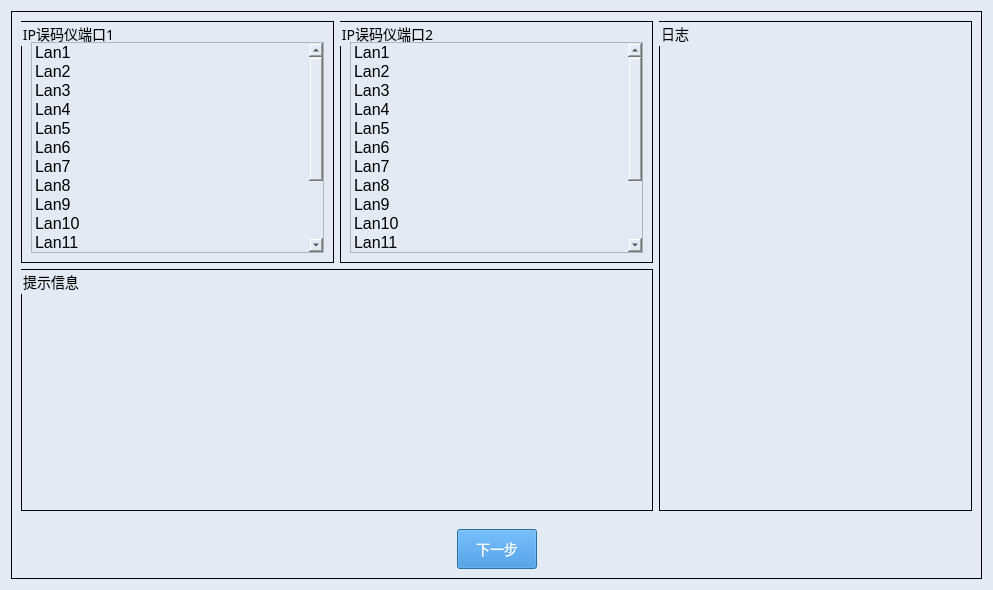
<?xml version="1.0" encoding="UTF-8"?>
<ui version="4.0">
 <class>Dialog</class>
 <widget class="QDialog" name="Dialog">
  <property name="geometry">
   <rect>
    <x>0</x>
    <y>0</y>
    <width>993</width>
    <height>590</height>
   </rect>
  </property>
  <property name="windowTitle">
   <string>Dialog</string>
  </property>
  <property name="styleSheet">
   <string notr="true">QDialog{
background-color:#E3EAF4;
margin-top:10px;
}
QLabel{
font-size:14px;
font-family:Microsoft YaHei;
background-color:#E3EAF4;
}
QGroupBox{
font-size:14px;
font-family:Microsoft YaHei;
border:1px solid rgb(0, 0, 0);
background-color:#E3EAF4;
}
QTextBrowser{
border-width:0;
border-style:outset;
background-color:#E3EAF4;
}
QWidget{
background-color:#E3EAF4;
}</string>
  </property>
  <layout class="QGridLayout" name="gridLayout_2">
   <item row="0" column="0">
    <widget class="QGroupBox" name="groupBox">
     <property name="font">
      <font>
       <family>Microsoft YaHei</family>
       <pointsize>-1</pointsize>
      </font>
     </property>
     <property name="title">
      <string/>
     </property>
     <layout class="QGridLayout" name="gridLayout_8">
      <item row="0" column="0">
       <layout class="QGridLayout" name="gridLayout_7">
        <item row="0" column="0">
         <widget class="QGroupBox" name="groupBox_lan1">
          <property name="font">
           <font>
            <family>Microsoft YaHei</family>
            <pointsize>-1</pointsize>
           </font>
          </property>
          <property name="title">
           <string>IP误码仪端口1</string>
          </property>
          <layout class="QGridLayout" name="gridLayout_3">
           <property name="topMargin">
            <number>20</number>
           </property>
           <item row="0" column="0">
            <widget class="QListWidget" name="listWidget_port1">
             <property name="font">
              <font>
               <pointsize>12</pointsize>
              </font>
             </property>
             <item>
              <property name="text">
               <string>Lan1</string>
              </property>
             </item>
             <item>
              <property name="text">
               <string>Lan2</string>
              </property>
             </item>
             <item>
              <property name="text">
               <string>Lan3</string>
              </property>
             </item>
             <item>
              <property name="text">
               <string>Lan4</string>
              </property>
             </item>
             <item>
              <property name="text">
               <string>Lan5</string>
              </property>
             </item>
             <item>
              <property name="text">
               <string>Lan6</string>
              </property>
             </item>
             <item>
              <property name="text">
               <string>Lan7</string>
              </property>
             </item>
             <item>
              <property name="text">
               <string>Lan8</string>
              </property>
             </item>
             <item>
              <property name="text">
               <string>Lan9</string>
              </property>
             </item>
             <item>
              <property name="text">
               <string>Lan10</string>
              </property>
             </item>
             <item>
              <property name="text">
               <string>Lan11</string>
              </property>
             </item>
             <item>
              <property name="text">
               <string>Lan12</string>
              </property>
             </item>
             <item>
              <property name="text">
               <string>Lan13</string>
              </property>
             </item>
             <item>
              <property name="text">
               <string>Lan14</string>
              </property>
             </item>
             <item>
              <property name="text">
               <string>Lan15</string>
              </property>
             </item>
             <item>
              <property name="text">
               <string>Lan16</string>
              </property>
             </item>
            </widget>
           </item>
          </layout>
         </widget>
        </item>
        <item row="0" column="1">
         <widget class="QGroupBox" name="groupBox_lan1_2">
          <property name="font">
           <font>
            <family>Microsoft YaHei</family>
            <pointsize>-1</pointsize>
           </font>
          </property>
          <property name="title">
           <string>IP误码仪端口2</string>
          </property>
          <layout class="QGridLayout" name="gridLayout_4">
           <property name="topMargin">
            <number>20</number>
           </property>
           <item row="0" column="0">
            <widget class="QListWidget" name="listWidget_port2">
             <property name="font">
              <font>
               <pointsize>12</pointsize>
              </font>
             </property>
             <item>
              <property name="text">
               <string>Lan1</string>
              </property>
             </item>
             <item>
              <property name="text">
               <string>Lan2</string>
              </property>
             </item>
             <item>
              <property name="text">
               <string>Lan3</string>
              </property>
             </item>
             <item>
              <property name="text">
               <string>Lan4</string>
              </property>
             </item>
             <item>
              <property name="text">
               <string>Lan5</string>
              </property>
             </item>
             <item>
              <property name="text">
               <string>Lan6</string>
              </property>
             </item>
             <item>
              <property name="text">
               <string>Lan7</string>
              </property>
             </item>
             <item>
              <property name="text">
               <string>Lan8</string>
              </property>
             </item>
             <item>
              <property name="text">
               <string>Lan9</string>
              </property>
             </item>
             <item>
              <property name="text">
               <string>Lan10</string>
              </property>
             </item>
             <item>
              <property name="text">
               <string>Lan11</string>
              </property>
             </item>
             <item>
              <property name="text">
               <string>Lan12</string>
              </property>
             </item>
             <item>
              <property name="text">
               <string>Lan13</string>
              </property>
             </item>
             <item>
              <property name="text">
               <string>Lan14</string>
              </property>
             </item>
             <item>
              <property name="text">
               <string>Lan15</string>
              </property>
             </item>
             <item>
              <property name="text">
               <string>Lan16</string>
              </property>
             </item>
            </widget>
           </item>
          </layout>
         </widget>
        </item>
        <item row="0" column="2" rowspan="2">
         <widget class="QGroupBox" name="groupBox_3">
          <property name="title">
           <string>日志</string>
          </property>
          <layout class="QGridLayout" name="gridLayout_6">
           <property name="topMargin">
            <number>20</number>
           </property>
           <item row="0" column="0">
            <widget class="QTextBrowser" name="textBrowser_log">
             <property name="html">
              <string>&lt;!DOCTYPE HTML PUBLIC &quot;-//W3C//DTD HTML 4.0//EN&quot; &quot;http://www.w3.org/TR/REC-html40/strict.dtd&quot;&gt;
&lt;html&gt;&lt;head&gt;&lt;meta name=&quot;qrichtext&quot; content=&quot;1&quot; /&gt;&lt;style type=&quot;text/css&quot;&gt;
p, li { white-space: pre-wrap; }
&lt;/style&gt;&lt;/head&gt;&lt;body style=&quot; font-family:'Microsoft YaHei'; font-size:12pt; font-weight:400; font-style:normal;&quot;&gt;
&lt;p style=&quot;-qt-paragraph-type:empty; margin-top:0px; margin-bottom:0px; margin-left:0px; margin-right:0px; -qt-block-indent:0; text-indent:0px; font-family:'SimSun'; font-size:9pt;&quot;&gt;&lt;br /&gt;&lt;/p&gt;&lt;/body&gt;&lt;/html&gt;</string>
             </property>
            </widget>
           </item>
          </layout>
         </widget>
        </item>
        <item row="1" column="0" colspan="2">
         <widget class="QGroupBox" name="groupBox_2">
          <property name="title">
           <string>提示信息</string>
          </property>
          <layout class="QGridLayout" name="gridLayout_5">
           <property name="topMargin">
            <number>20</number>
           </property>
           <item row="0" column="0">
            <widget class="QTextBrowser" name="textBrowser_tips"/>
           </item>
          </layout>
         </widget>
        </item>
        <item row="2" column="0" colspan="3">
         <layout class="QGridLayout" name="gridLayout">
          <property name="topMargin">
           <number>12</number>
          </property>
          <item row="0" column="2">
           <spacer name="horizontalSpacer_2">
            <property name="orientation">
             <enum>Qt::Horizontal</enum>
            </property>
            <property name="sizeHint" stdset="0">
             <size>
              <width>40</width>
              <height>20</height>
             </size>
            </property>
           </spacer>
          </item>
          <item row="0" column="1">
           <widget class="QPushButton" name="pushButton_process">
            <property name="styleSheet">
             <string notr="true">QPushButton{
height:32px;
background-color:#2884D8;
color: #FFFFFF;
font-size:14px;
font-family:Microsoft YaHei;
}</string>
            </property>
            <property name="text">
             <string>下一步</string>
            </property>
           </widget>
          </item>
          <item row="0" column="0">
           <spacer name="horizontalSpacer">
            <property name="orientation">
             <enum>Qt::Horizontal</enum>
            </property>
            <property name="sizeHint" stdset="0">
             <size>
              <width>40</width>
              <height>20</height>
             </size>
            </property>
           </spacer>
          </item>
         </layout>
        </item>
       </layout>
      </item>
     </layout>
    </widget>
   </item>
  </layout>
 </widget>
 <resources/>
 <connections/>
</ui>
